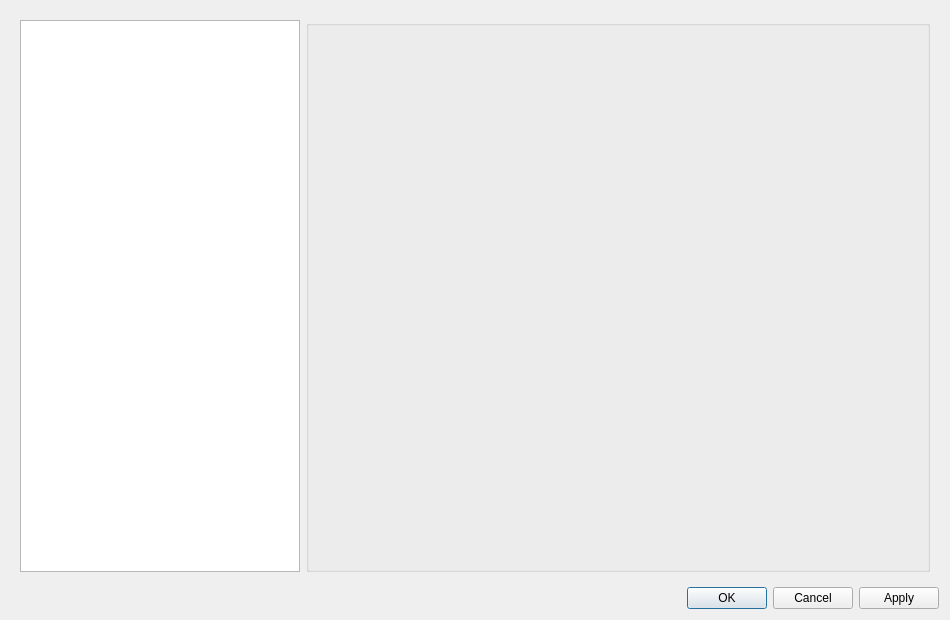
<?xml version="1.0" encoding="UTF-8"?>
<ui version="4.0">
 <class>ConfigurationDialog</class>
 <widget class="QDialog" name="ConfigurationDialog">
  <property name="geometry">
   <rect>
    <x>0</x>
    <y>0</y>
    <width>950</width>
    <height>620</height>
   </rect>
  </property>
  <property name="windowTitle">
   <string>Doomseeker - Configuration</string>
  </property>
  <layout class="QVBoxLayout" name="verticalLayout">
   <item>
    <widget class="QWidget" name="widget" native="true">
     <layout class="QHBoxLayout" name="horizontalLayout">
      <property name="sizeConstraint">
       <enum>QLayout::SetMinAndMaxSize</enum>
      </property>
      <item>
       <widget class="QTreeView" name="tvOptionsList">
        <property name="sizePolicy">
         <sizepolicy hsizetype="Minimum" vsizetype="Expanding">
          <horstretch>0</horstretch>
          <verstretch>0</verstretch>
         </sizepolicy>
        </property>
        <property name="minimumSize">
         <size>
          <width>280</width>
          <height>0</height>
         </size>
        </property>
        <property name="maximumSize">
         <size>
          <width>280</width>
          <height>16777215</height>
         </size>
        </property>
        <property name="editTriggers">
         <set>QAbstractItemView::NoEditTriggers</set>
        </property>
        <attribute name="headerVisible">
         <bool>false</bool>
        </attribute>
        <attribute name="headerMinimumSectionSize">
         <number>20</number>
        </attribute>
        <attribute name="headerDefaultSectionSize">
         <number>20</number>
        </attribute>
        <attribute name="headerStretchLastSection">
         <bool>false</bool>
        </attribute>
       </widget>
      </item>
      <item>
       <widget class="QGroupBox" name="mainPanel">
        <layout class="QVBoxLayout" name="verticalLayout_2"/>
       </widget>
      </item>
     </layout>
    </widget>
   </item>
   <item>
    <widget class="QDialogButtonBox" name="buttonBox">
     <property name="standardButtons">
      <set>QDialogButtonBox::Apply|QDialogButtonBox::Cancel|QDialogButtonBox::Ok</set>
     </property>
    </widget>
   </item>
  </layout>
 </widget>
 <resources/>
 <connections/>
</ui>
